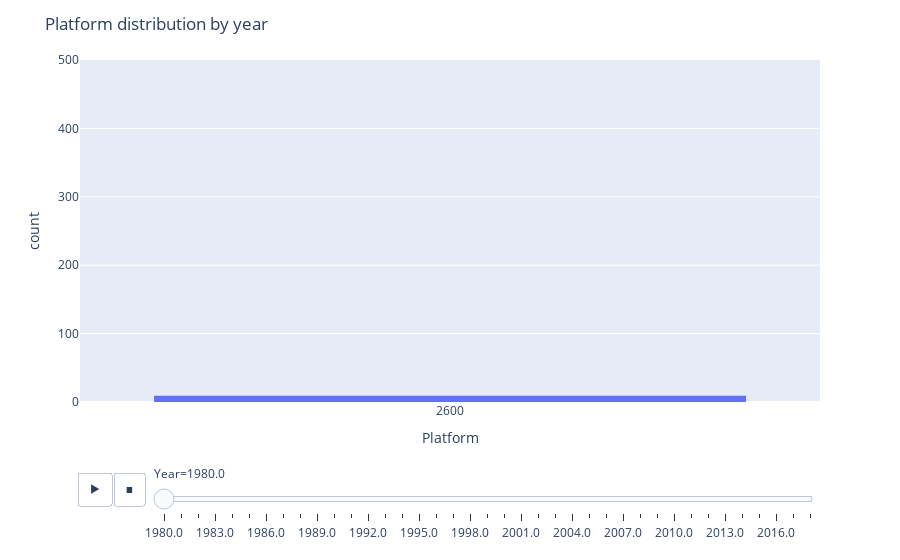

The notebook cell saved with this chart:
### Code cell
total_sales_column = 'Total_Sales'  # Define the total_sales_column

if 'Total_Shipped' in df.columns:
    df[total_sales_column] = df['Total_Shipped'] + df['Global_Sales']
else:
    regions = ['NA', 'JP', 'EU', 'Other']
    region_sales_sufix = '_Sales'
    df[total_sales_column] = df['Global_Sales']

tdf = df.copy()
tdf = tdf.sort_values('Year', ascending=True)

fig = px.histogram(
    tdf,
    x='Platform',
    animation_frame='Year',
    range_y=[0, 500],
)
#add name to the plot
fig.update_layout(
    title='Platform distribution by year',
)
fig.update_xaxes(type='category')
fig.update_xaxes(categoryorder='category ascending') 
fig.show()

### Figure 1 — Plotly figure (JSON) as saved in the notebook; plotly's stock layout.template omitted (floating-point values rounded to 4 significant figures)
{"data": [{"alignmentgroup": "True", "bingroup": "x", "hovertemplate": "Year=1980.0<br>Platform=%{x}<br>count=%{y}<extra></extra>", "legendgroup": "", "marker": {"color": "#636efa", "pattern": {"shape": ""}}, "name": "", "offsetgroup": "", "orientation": "v", "showlegend": false, "type": "histogram", "x": ["2600", "2600", "2600", "2600", "2600", "2600", "2600", "2600", "2600"], "xaxis": "x", "yaxis": "y"}], "layout": {"barmode": "relative", "legend": {"tracegroupgap": 0}, "margin": {"t": 60}, "sliders": [{"active": 0, "currentvalue": {"prefix": "Year="}, "len": 0.9, "pad": {"b": 10, "t": 60}, "steps": [{"args": [["1980.0"], {"frame": {"duration": 0, "redraw": true}, "fromcurrent": true, "mode": "immediate", "transition": {"duration": 0, "easing": "linear"}}], "label": "1980.0", "method": "animate"}, {"args": [["1981.0"], {"frame": {"duration": 0, "redraw": true}, "fromcurrent": true, "mode": "immediate", "transition": {"duration": 0, "easing": "linear"}}], "label": "1981.0", "method": "animate"}, {"args": [["1982.0"], {"frame": {"duration": 0, "redraw": true}, "fromcurrent": true, "mode": "immediate", "transition": {"duration": 0, "easing": "linear"}}], "label": "1982.0", "method": "animate"}, {"args": [["1983.0"], {"frame": {"duration": 0, "redraw": true}, "fromcurrent": true, "mode": "immediate", "transition": {"duration": 0, "easing": "linear"}}], "label": "1983.0", "method": "animate"}, {"args": [["1984.0"], {"frame": {"duration": 0, "redraw": true}, "fromcurrent": true, "mode": "immediate", "transition": {"duration": 0, "easing": "linear"}}], "label": "1984.0", "method": "animate"}, {"args": [["1985.0"], {"frame": {"duration": 0, "redraw": true}, "fromcurrent": true, "mode": "immediate", "transition": {"duration": 0, "easing": "linear"}}], "label": "1985.0", "method": "animate"}, {"args": [["1986.0"], {"frame": {"duration": 0, "redraw": true}, "fromcurrent": true, "mode": "immediate", "transition": {"duration": 0, "easing": "linear"}}], "label": "1986.0", "method": "animate"}, {"args": [["1987.0"], {"frame": {"duration": 0, "redraw": true}, "fromcurrent": true, "mode": "immediate", "transition": {"duration": 0, "easing": "linear"}}], "label": "1987.0", "method": "animate"}, {"args": [["1988.0"], {"frame": {"duration": 0, "redraw": true}, "fromcurrent": true, "mode": "immediate", "transition": {"duration": 0, "easing": "linear"}}], "label": "1988.0", "method": "animate"}, {"args": [["1989.0"], {"frame": {"duration": 0, "redraw": true}, "fromcurrent": true, "mode": "immediate", "transition": {"duration": 0, "easing": "linear"}}], "label": "1989.0", "method": "animate"}, {"args": [["1990.0"], {"frame": {"duration": 0, "redraw": true}, "fromcurrent": true, "mode": "immediate", "transition": {"duration": 0, "easing": "linear"}}], "label": "1990.0", "method": "animate"}, {"args": [["1991.0"], {"frame": {"duration": 0, "redraw": true}, "fromcurrent": true, "mode": "immediate", "transition": {"duration": 0, "easing": "linear"}}], "label": "1991.0", "method": "animate"}, {"args": [["1992.0"], {"frame": {"duration": 0, "redraw": true}, "fromcurrent": true, "mode": "immediate", "transition": {"duration": 0, "easing": "linear"}}], "label": "1992.0", "method": "animate"}, {"args": [["1993.0"], {"frame": {"duration": 0, "redraw": true}, "fromcurrent": true, "mode": "immediate", "transition": {"duration": 0, "easing": "linear"}}], "label": "1993.0", "method": "animate"}, {"args": [["1994.0"], {"frame": {"duration": 0, "redraw": true}, "fromcurrent": true, "mode": "immediate", "transition": {"duration": 0, "easing": "linear"}}], "label": "1994.0", "method": "animate"}, {"args": [["1995.0"], {"frame": {"duration": 0, "redraw": true}, "fromcurrent": true, "mode": "immediate", "transition": {"duration": 0, "easing": "linear"}}], "label": "1995.0", "method": "animate"}, {"args": [["1996.0"], {"frame": {"duration": 0, "redraw": true}, "fromcurrent": true, "mode": "immediate", "transition": {"duration": 0, "easing": "linear"}}], "label": "1996.0", "method": "animate"}, {"args": [["1997.0"], {"frame": {"duration": 0, "redraw": true}, "fromcurrent": true, "mode": "immediate", "transition": {"duration": 0, "easing": "linear"}}], "label": "1997.0", "method": "animate"}, {"args": [["1998.0"], {"frame": {"duration": 0, "redraw": true}, "fromcurrent": true, "mode": "immediate", "transition": {"duration": 0, "easing": "linear"}}], "label": "1998.0", "method": "animate"}, {"args": [["1999.0"], {"frame": {"duration": 0, "redraw": true}, "fromcurrent": true, "mode": "immediate", "transition": {"duration": 0, "easing": "linear"}}], "label": "1999.0", "method": "animate"}, {"args": [["2000.0"], {"frame": {"duration": 0, "redraw": true}, "fromcurrent": true, "mode": "immediate", "transition": {"duration": 0, "easing": "linear"}}], "label": "2000.0", "method": "animate"}, {"args": [["2001.0"], {"frame": {"duration": 0, "redraw": true}, "fromcurrent": true, "mode": "immediate", "transition": {"duration": 0, "easing": "linear"}}], "label": "2001.0", "method": "animate"}, {"args": [["2002.0"], {"frame": {"duration": 0, "redraw": true}, "fromcurrent": true, "mode": "immediate", "transition": {"duration": 0, "easing": "linear"}}], "label": "2002.0", "method": "animate"}, {"args": [["2003.0"], {"frame": {"duration": 0, "redraw": true}, "fromcurrent": true, "mode": "immediate", "transition": {"duration": 0, "easing": "linear"}}], "label": "2003.0", "method": "animate"}, {"args": [["2004.0"], {"frame": {"duration": 0, "redraw": true}, "fromcurrent": true, "mode": "immediate", "transition": {"duration": 0, "easing": "linear"}}], "label": "2004.0", "method": "animate"}, {"args": [["2005.0"], {"frame": {"duration": 0, "redraw": true}, "fromcurrent": true, "mode": "immediate", "transition": {"duration": 0, "easing": "linear"}}], "label": "2005.0", "method": "animate"}, {"args": [["2006.0"], {"frame": {"duration": 0, "redraw": true}, "fromcurrent": true, "mode": "immediate", "transition": {"duration": 0, "easing": "linear"}}], "label": "2006.0", "method": "animate"}, {"args": [["2007.0"], {"frame": {"duration": 0, "redraw": true}, "fromcurrent": true, "mode": "immediate", "transition": {"duration": 0, "easing": "linear"}}], "label": "2007.0", "method": "animate"}, {"args": [["2008.0"], {"frame": {"duration": 0, "redraw": true}, "fromcurrent": true, "mode": "immediate", "transition": {"duration": 0, "easing": "linear"}}], "label": "2008.0", "method": "animate"}, {"args": [["2009.0"], {"frame": {"duration": 0, "redraw": true}, "fromcurrent": true, "mode": "immediate", "transition": {"duration": 0, "easing": "linear"}}], "label": "2009.0", "method": "animate"}, {"args": [["2010.0"], {"frame": {"duration": 0, "redraw": true}, "fromcurrent": true, "mode": "immediate", "transition": {"duration": 0, "easing": "linear"}}], "label": "2010.0", "method": "animate"}, {"args": [["2011.0"], {"frame": {"duration": 0, "redraw": true}, "fromcurrent": true, "mode": "immediate", "transition": {"duration": 0, "easing": "linear"}}], "label": "2011.0", "method": "animate"}, {"args": [["2012.0"], {"frame": {"duration": 0, "redraw": true}, "fromcurrent": true, "mode": "immediate", "transition": {"duration": 0, "easing": "linear"}}], "label": "2012.0", "method": "animate"}, {"args": [["2013.0"], {"frame": {"duration": 0, "redraw": true}, "fromcurrent": true, "mode": "immediate", "transition": {"duration": 0, "easing": "linear"}}], "label": "2013.0", "method": "animate"}, {"args": [["2014.0"], {"frame": {"duration": 0, "redraw": true}, "fromcurrent": true, "mode": "immediate", "transition": {"duration": 0, "easing": "linear"}}], "label": "2014.0", "method": "animate"}, {"args": [["2015.0"], {"frame": {"duration": 0, "redraw": true}, "fromcurrent": true, "mode": "immediate", "transition": {"duration": 0, "easing": "linear"}}], "label": "2015.0", "method": "animate"}, {"args": [["2016.0"], {"frame": {"duration": 0, "redraw": true}, "fromcurrent": true, "mode": "immediate", "transition": {"duration": 0, "easing": "linear"}}], "label": "2016.0", "method": "animate"}, {"args": [["2017.0"], {"frame": {"duration": 0, "redraw": true}, "fromcurrent": true, "mode": "immediate", "transition": {"duration": 0, "easing": "linear"}}], "label": "2017.0", "method": "animate"}, {"args": [["2020.0"], {"frame": {"duration": 0, "redraw": true}, "fromcurrent": true, "mode": "immediate", "transition": {"duration": 0, "easing": "linear"}}], "label": "2020.0", "method": "animate"}], "x": 0.1, "xanchor": "left", "y": 0, "yanchor": "top"}], "title": {"text": "Platform distribution by year"}, "updatemenus": [{"buttons": [{"args": [null, {"frame": {"duration": 500, "redraw": true}, "fromcurrent": true, "mode": "immediate", "transition": {"duration": 500, "easing": "linear"}}], "label": "&#9654;", "method": "animate"}, {"args": [[null], {"frame": {"duration": 0, "redraw": true}, "fromcurrent": true, "mode": "immediate", "transition": {"duration": 0, "easing": "linear"}}], "label": "&#9724;", "method": "animate"}], "direction": "left", "pad": {"r": 10, "t": 70}, "showactive": false, "type": "buttons", "x": 0.1, "xanchor": "right", "y": 0, "yanchor": "top"}], "xaxis": {"anchor": "y", "categoryorder": "category ascending", "domain": [0, 1], "title": {"text": "Platform"}, "type": "category"}, "yaxis": {"anchor": "x", "domain": [0, 1], "range": [0, 500], "title": {"text": "count"}}}}
